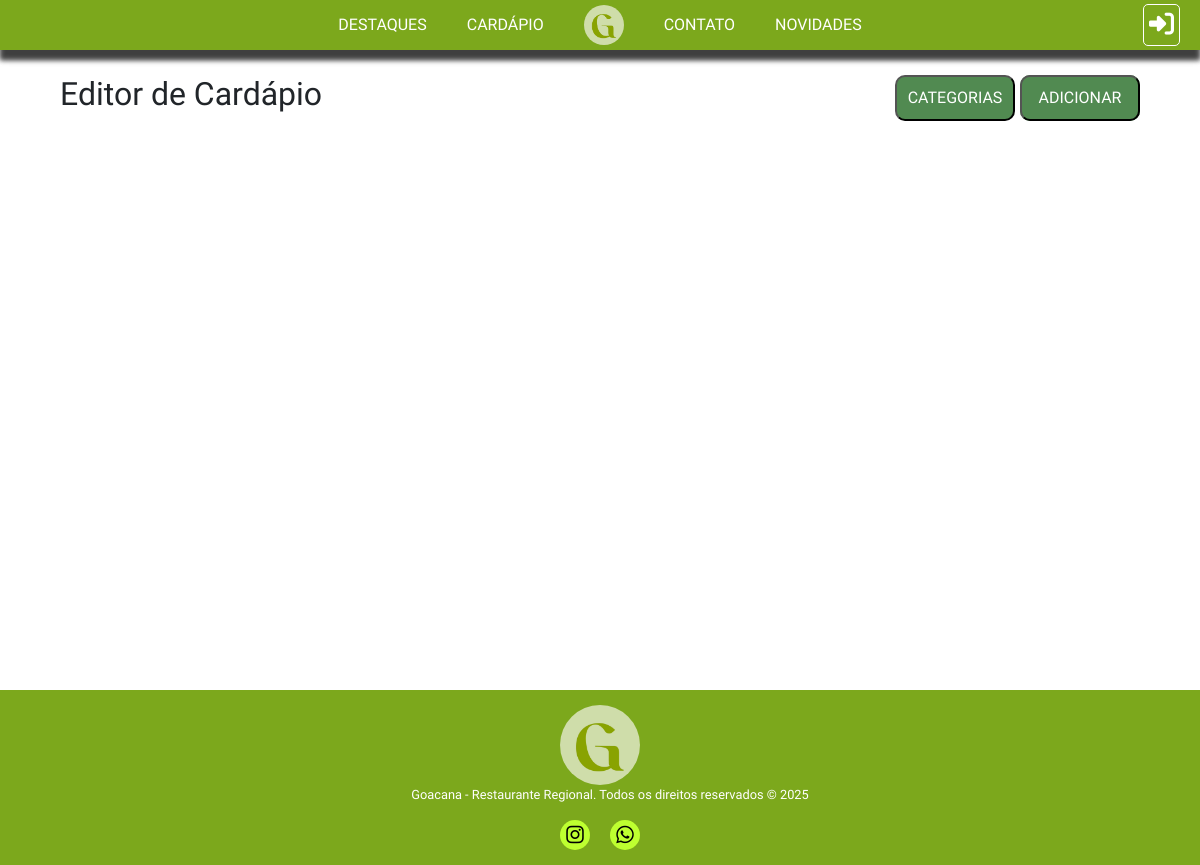
/editordecadarpio/, run on an earlier commit of the app's database.
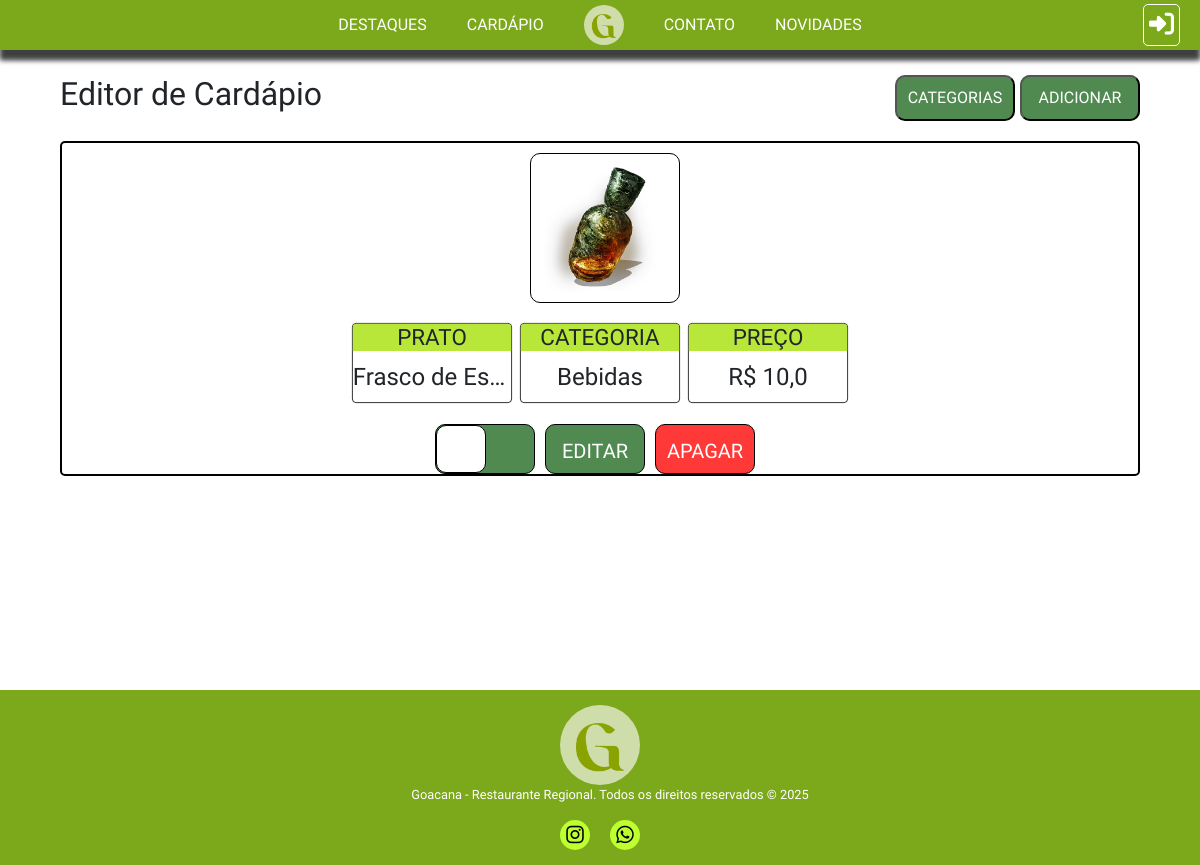
And on a later commit of the database.
### core/models.py (models this page shows)
class TB_PRATOS(models.Model):
    Nome = models.CharField(max_length=45, null=False)
    Disponibilidade = models.BooleanField(default=True)
    Preco = models.FloatField(null=False)
    Imagem = models.ImageField(upload_to='pratos/', null=True, blank=True)
    Categoria = models.ForeignKey('TB_CATEGORIAS', on_delete=models.PROTECT, null=False)
    Acompanhamentos = models.ManyToManyField('TB_ACOMPANHAMENTOS', blank=True)

class TB_CATEGORIAS(models.Model):
    Nome = models.CharField(max_length=45)
    def __str__(self):
        return self.Nome

### core/views.py (the view)
# urls.py: path('editordecadarpio/', editordecadarpio, name='editordecadarpio'),
def editordecadarpio(request):
    lista_pratos = TB_PRATOS.objects.all()
    lista_categorias = TB_CATEGORIAS.objects.all()
    categoria_ids = TB_PRATOS.objects.filter(pk__in=[p.pk for p in lista_pratos]).values_list('Categoria_id', flat=True)
    act_cat = TB_CATEGORIAS.objects.filter(pk__in=categoria_ids)
    formcat = TB_CATEGORIAS_FORMS(request.POST or None)
    contexto = {'lista_pratos': lista_pratos, 'lista_categorias': lista_categorias, 'formcat': formcat, 'active': act_cat}
    if formcat.is_valid():
        formcat.save()
        return redirect('editordecadarpio')
    return render(request, 'editorcardv2.html', contexto)

### core/templates/editorcardv2.html (shortened to what this page needs)
{% extends 'base/base.html' %}
{% load static %}
{% block 'header' %}
<link rel="stylesheet" href="{% static 'CSS/editordecadarpio2.css' %}">
{% endblock %}
{% block 'content' %}
<div class="vheight">
    <div class="titulo">
        <h2>Editor de Cardápio</h2>
        <div class="up-button">
            <button id="butones">CATEGORIAS</button>
            <a href="{% url 'add_prato' %}">
                <button>ADICIONAR</button>
            </a>
        </div>
    </div>
    {% for prato in lista_pratos %}
        <div class="prato">
            {% if prato.Imagem %}
                <img src="{{ prato.Imagem.url }}" alt="{{ produto.Nome }}">
            {% else %}
                <img src="{% static 'images/placeholder.png' %}" alt="Nenhuma imagem disponível">
            {% endif %}
            <div class="infos">
                <div class="info">
                    <h3>PRATO</h3>
                    <p>{{ prato.Nome }}</p>
                </div>
                <div class="info">
                    <h3>CATEGORIA</h3>
                    <p>{{ prato.Categoria }}</p>
                </div>
                <div class="info">
                    <h3>PREÇO</h3>
                    <p>R$ {{ prato.Preco }}</p>
                </div>
            </div>
            <div class="buttons">
                <a href="{% url 'disp_prato' prato.id %}">
                    <div class="check p{{ prato.Disponibilidade}}">
                        <div class="toggle"></div>
                    </div>
                </a>
                <a href="{% url 'edit_prato' prato.id %}">
                    <button>EDITAR</button>
                </a>
                <a href="{% url 'rem_prato' prato.id %}">
                    <button class="red">APAGAR</button>
                </a>
            </div>
        </div>
    {% endfor %}
</div>
{% endblock %}

What changed in the data, as far as the page shows it:
added TB_PRATOS: Imagem (picture), Nome "Frasco de…", Categoria "Bebidas", Preco "10,0", Disponibilidade True (drawn)
